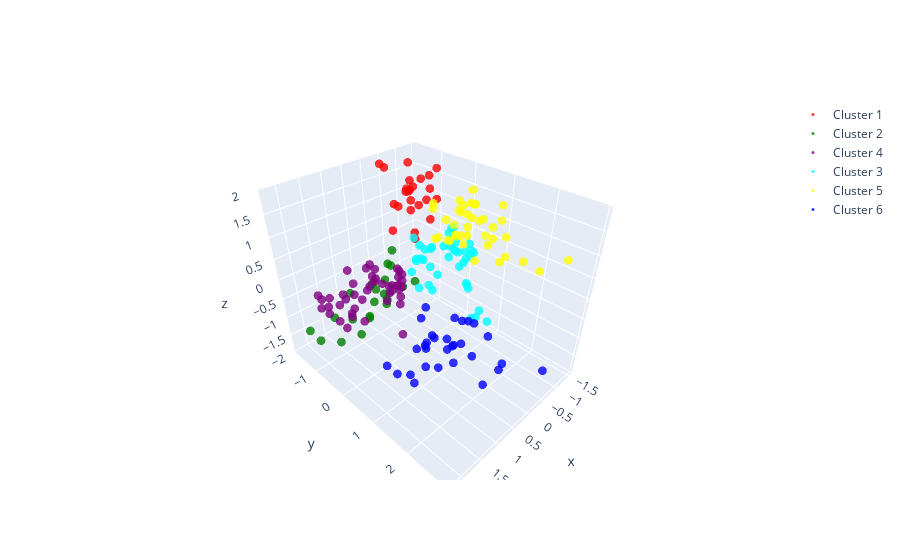

Notebook code for this chart:
### Code cell
from scipy.cluster.hierarchy import fcluster

# Define el número de clusters 
num_clusters = 6

# Añade los clusters a tu DataFrame
df['Cluster_ward'] = fcluster(linked, num_clusters, criterion='maxclust')

# Define los colores para cada cluster
colores = ['blue', 'red', 'green', 'cyan', 'purple', 'yellow']

fig = go.Figure()

# Scatter plot para cada cluster
for i in df['Cluster_ward'].unique():
  df_cluster = df[df['Cluster_ward'] == i]
  fig.add_trace(go.Scatter3d(
    x = df_cluster['Age'], 
    y = df_cluster['Annual Income'], 
    z = df_cluster['Spending Score'], 
    mode = 'markers',
    marker = dict(
      size = 3,
      color = colores[i % len(colores)],
      opacity = 0.8
    ),
    name = 'Cluster ' + str(i)
  ))

fig.show()
